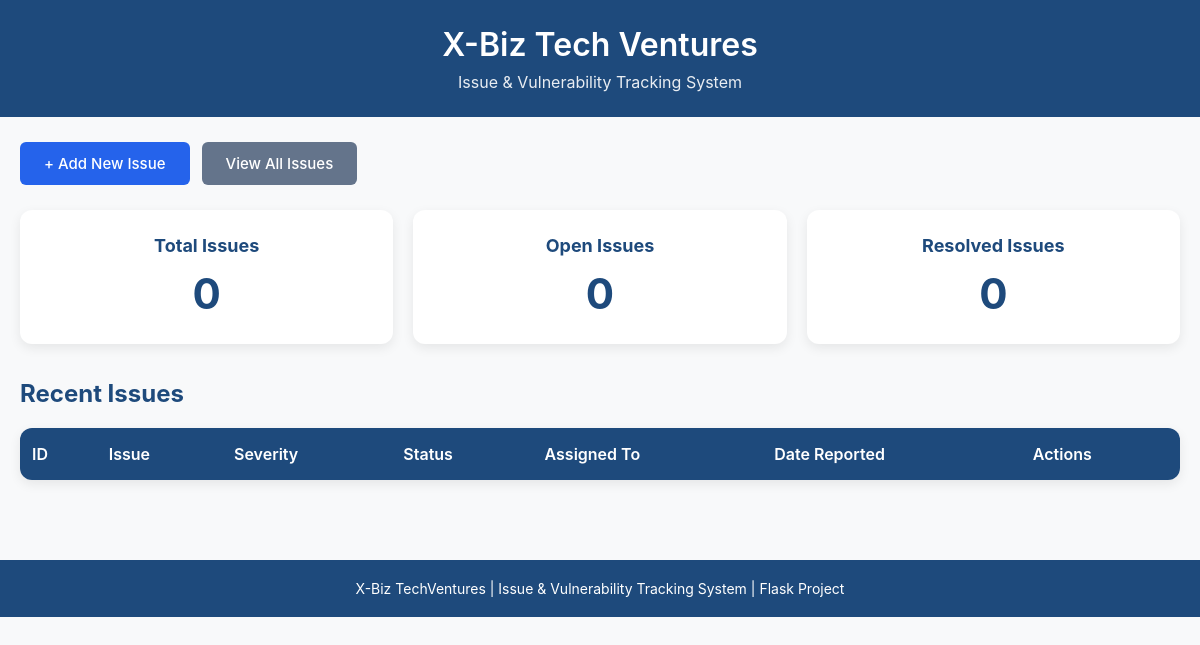
Before: / with the older database file.
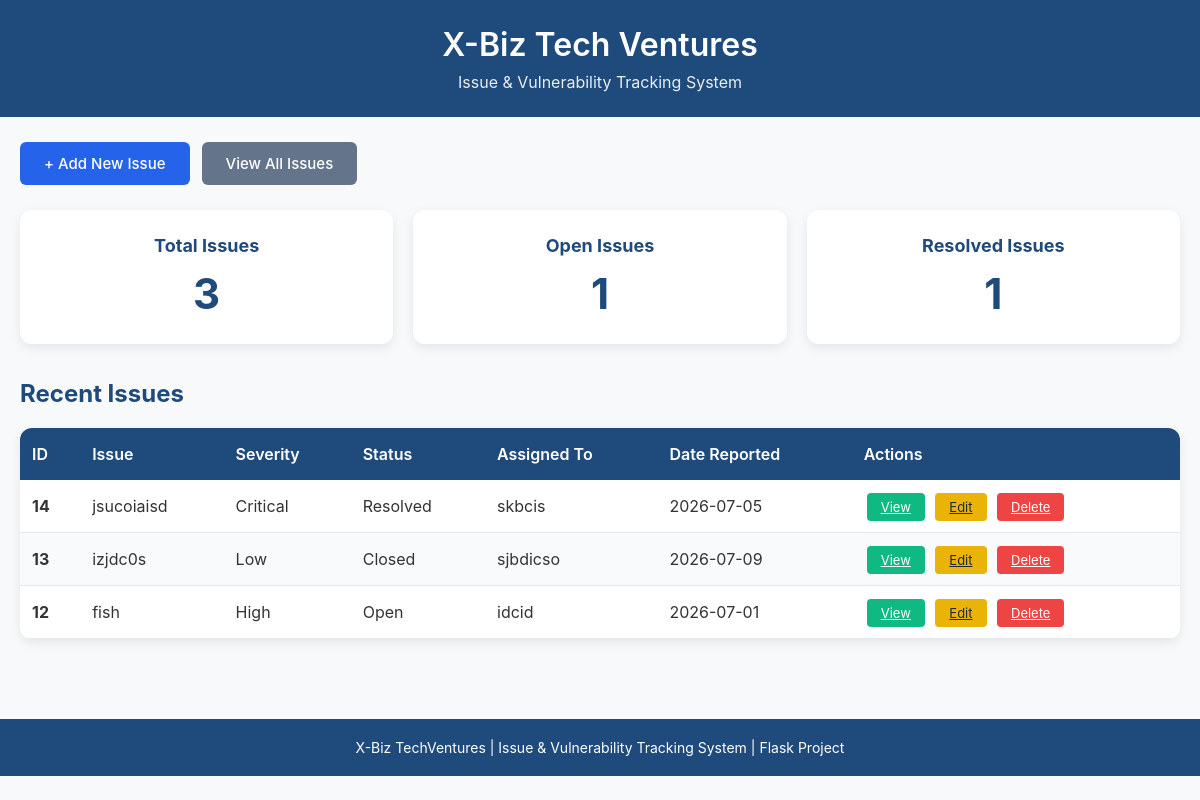
After: the same page with the newer database file.
### tables this page shows
CREATE TABLE issues(
            id INTEGER PRIMARY KEY AUTOINCREMENT,
            title TEXT NOT NULL,
            description TEXT NOT NULL,
            severity TEXT NOT NULL,
            status TEXT NOT NULL,
            assigned_to TEXT,
            date_reported DATE,
            cve TEXT,
            remediation TEXT,
            created_at TIMESTAMP DEFAULT CURRENT_TIMESTAMP,
            last_updated TIMESTAMP DEFAULT CURRENT_TIMESTAMP
        );

### app.py (the view)
@app.route("/")
def home():
    connection = sqlite3.connect("issues.db")
    connection.row_factory = sqlite3.Row
    cursor = connection.cursor()
    cursor.execute("SELECT * FROM issues ORDER BY id DESC")
    issues = cursor.fetchall()
    cursor.execute("SELECT COUNT(*) FROM issues")
    total_issues = cursor.fetchone()[0]
    cursor.execute("SELECT COUNT(*) FROM issues WHERE status='Open'")
    open_issues = cursor.fetchone()[0]
    cursor.execute("SELECT COUNT(*) FROM issues WHERE status='Resolved'")
    resolved_issues = cursor.fetchone()[0]
    connection.close()
    return render_template(
        "home.html",
        issues=issues,
        total_issues=total_issues,
        open_issues=open_issues,
        resolved_issues=resolved_issues
    )

### templates/home.html (shortened to what this page needs)
<!DOCTYPE html>
<html lang="en">
<head>
</head>
<body>
<header>
    <div class="header-content">
        <h1>X-Biz Tech Ventures</h1>
        <p class="subtitle">Issue &amp; Vulnerability Tracking System</p>
    </div>
</header>
<div class="nav-buttons">
    <a href="/add_issue" class="btn btn-primary">+ Add New Issue</a>
    <a href="/issues" class="btn btn-secondary">View All Issues</a>
</div>
<div class="container">
    <div class="stats">
        <div class="card">
            <h3>Total Issues</h3>
            <p>{{ total_issues }}</p>
        </div>
        <div class="card">
            <h3>Open Issues</h3>
            <p>{{ open_issues }}</p>
        </div>
        <div class="card">
            <h3>Resolved Issues</h3>
            <p>{{ resolved_issues }}</p>
        </div>
    </div>
    <h2>Recent Issues</h2>
    <table>
        <thead>
            <tr>
                <th>ID</th>
                <th>Issue</th>
                <th>Severity</th>
                <th>Status</th>
                <th>Assigned To</th>
                <th>Date Reported</th>
                <th>Actions</th>
            </tr>
        </thead>
        <tbody>
            {% for issue in issues %}
            <tr>
                <td><strong>{{ issue.id }}</strong></td>
                <td>{{ issue.title }}</td>
                <td>{{ issue.severity }}</td>
                <td>{{ issue.status }}</td>
                <td>{{ issue.assigned_to or 'N/A' }}</td>
                <td>{{ issue.date_reported or 'N/A' }}</td>
                <td>
                    <a href="/view_issue/{{ issue.id }}" class="btn-small btn-view">View</a>
                    <a href="/edit_issue/{{ issue.id }}" class="btn-small btn-edit">Edit</a>
                    <a href="/delete_issue/{{ issue.id }}" class="btn-small btn-delete"
                       onclick="return confirm('Delete this issue?');">Delete</a>
                </td>
            </tr>
            {% endfor %}
        </tbody>
    </table>
</div>
<footer>
    X-Biz TechVentures | Issue &amp; Vulnerability Tracking System | Flask Project
</footer>
</body>
</html>

### templates/home.html (style rules this page uses)
* { margin: 0; padding: 0; box-sizing: border-box; }
body { font-family: -apple-system, BlinkMacSystemFont, 'Segoe UI', Roboto, sans-serif; background: #f8f9fa; color: #333; }
header { background: #1e4a7c; color: white; padding: 25px 0; text-align: center; }
.header-content { max-width: 1200px; margin: 0 auto; padding: 0 20px; }
h1 { font-size: 32px; font-weight: 600; }
.subtitle { font-size: 16px; opacity: 0.9; margin-top: 8px; }
.nav-buttons { max-width: 1200px; margin: 25px auto; padding: 0 20px; display: flex; gap: 12px; }
.btn { padding: 12px 24px; border: none; border-radius: 6px; font-size: 15px; font-weight: 500; cursor: pointer; text-decoration: none; display: inline-block; }
.btn-primary { background: #2563eb; color: white; }
.btn-secondary { background: #64748b; color: white; }
.container { max-width: 1200px; margin: 0 auto; padding: 0 20px; }
.stats { display: flex; gap: 20px; margin-bottom: 35px; }
.card { flex: 1; background: white; padding: 25px; border-radius: 12px; box-shadow: 0 4px 12px rgba(0,0,0,0.08); text-align: center; }
.card h3 { color: #1e4a7c; font-size: 18px; margin-bottom: 12px; }
.card p { font-size: 42px; font-weight: 700; color: #1e4a7c; margin: 0; }
h2 { color: #1e4a7c; margin-bottom: 20px; font-size: 24px; }
table { width: 100%; border-collapse: collapse; background: white; border-radius: 12px; overflow: hidden; box-shadow: 0 4px 12px rgba(0,0,0,0.08); }
th { background: #1e4a7c; color: white; padding: 16px 12px; text-align: left; font-weight: 600; }
td { padding: 16px 12px; border-bottom: 1px solid #e5e7eb; }
tr:nth-child(even) { background: #f8fafc; }
.btn-small { padding: 6px 14px; font-size: 13px; border-radius: 4px; margin: 0 3px; }
.btn-view { background: #10b981; color: white; }
.btn-edit { background: #eab308; color: #1f2937; }
.btn-delete { background: #ef4444; color: white; }
footer { margin-top: 80px; background: #1e4a7c; color: white; text-align: center; padding: 20px; font-size: 14px; }

Changed rows visible on the page:
added issues: id "14", title "jsucoiaisd", severity "Critical", status "Resolved", assigned_to "skbcis", date_reported "2026-07-05"
added issues: id "13", title "izjdc0s", severity "Low", status "Closed", assigned_to "sjbdicso", date_reported "2026-07-09"
added issues: id "12", title "fish", severity "High", status "Open", assigned_to "idcid", date_reported "2026-07-01"
Other visible differences:
{{ total_issues }}: "0" → "3"
{{ open_issues }}: "0" → "1"
{{ resolved_issues }}: "0" → "1"
